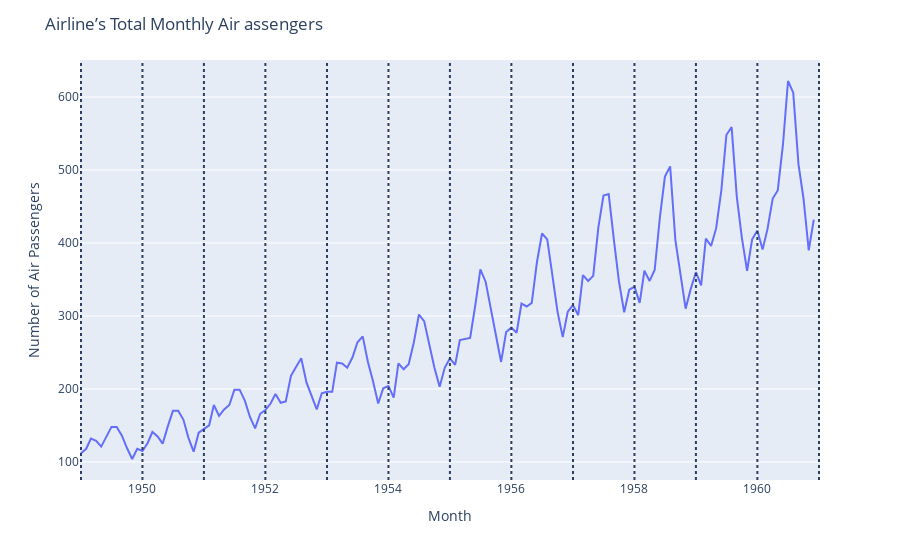

Notebook cell for this chart:
### Code cell
fig = px.line(df, x='Month', y='Passengers')
for year in range(1949, 1962):
    fig.add_vline(f"{year}-01", line=dict(dash='dot'))

fig.update_layout(
    yaxis_title='Number of Air Passengers',
    xaxis_title='Month',
    title="Airline’s Total Monthly Air assengers"
)

### Figure 1 — Plotly figure (JSON) as saved in the notebook; plotly's stock layout.template omitted (floating-point values rounded to 4 significant figures; data arrays with more than 128 entries replaced by an {"elided": "..."} marker saying what was removed)
{"data": [{"hovertemplate": "Month=%{x}<br>Passengers=%{y}<extra></extra>", "legendgroup": "", "line": {"color": "#636efa", "dash": "solid"}, "marker": {"symbol": "circle"}, "mode": "lines", "name": "", "orientation": "v", "showlegend": false, "type": "scatter", "x": {"elided": "144 str values"}, "xaxis": "x", "y": {"elided": "144 int values"}, "yaxis": "y"}], "layout": {"legend": {"tracegroupgap": 0}, "margin": {"t": 60}, "shapes": [{"line": {"dash": "dot"}, "type": "line", "x0": "1949-01", "x1": "1949-01", "xref": "x", "y0": 0, "y1": 1, "yref": "y domain"}, {"line": {"dash": "dot"}, "type": "line", "x0": "1950-01", "x1": "1950-01", "xref": "x", "y0": 0, "y1": 1, "yref": "y domain"}, {"line": {"dash": "dot"}, "type": "line", "x0": "1951-01", "x1": "1951-01", "xref": "x", "y0": 0, "y1": 1, "yref": "y domain"}, {"line": {"dash": "dot"}, "type": "line", "x0": "1952-01", "x1": "1952-01", "xref": "x", "y0": 0, "y1": 1, "yref": "y domain"}, {"line": {"dash": "dot"}, "type": "line", "x0": "1953-01", "x1": "1953-01", "xref": "x", "y0": 0, "y1": 1, "yref": "y domain"}, {"line": {"dash": "dot"}, "type": "line", "x0": "1954-01", "x1": "1954-01", "xref": "x", "y0": 0, "y1": 1, "yref": "y domain"}, {"line": {"dash": "dot"}, "type": "line", "x0": "1955-01", "x1": "1955-01", "xref": "x", "y0": 0, "y1": 1, "yref": "y domain"}, {"line": {"dash": "dot"}, "type": "line", "x0": "1956-01", "x1": "1956-01", "xref": "x", "y0": 0, "y1": 1, "yref": "y domain"}, {"line": {"dash": "dot"}, "type": "line", "x0": "1957-01", "x1": "1957-01", "xref": "x", "y0": 0, "y1": 1, "yref": "y domain"}, {"line": {"dash": "dot"}, "type": "line", "x0": "1958-01", "x1": "1958-01", "xref": "x", "y0": 0, "y1": 1, "yref": "y domain"}, {"line": {"dash": "dot"}, "type": "line", "x0": "1959-01", "x1": "1959-01", "xref": "x", "y0": 0, "y1": 1, "yref": "y domain"}, {"line": {"dash": "dot"}, "type": "line", "x0": "1960-01", "x1": "1960-01", "xref": "x", "y0": 0, "y1": 1, "yref": "y domain"}, {"line": {"dash": "dot"}, "type": "line", "x0": "1961-01", "x1": "1961-01", "xref": "x", "y0": 0, "y1": 1, "yref": "y domain"}], "title": {"text": "Airline’s Total Monthly Air assengers"}, "xaxis": {"anchor": "y", "domain": [0, 1], "title": {"text": "Month"}}, "yaxis": {"anchor": "x", "domain": [0, 1], "title": {"text": "Number of Air Passengers"}}}}
